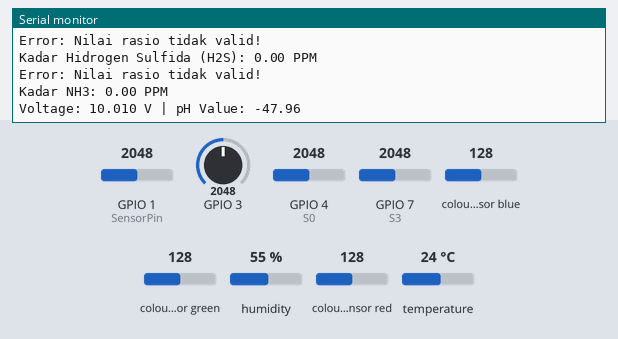
The sketch below on a simulated ESP32-S3. On the bench: the last lines printed to the serial monitor. Wiring (inferred from the names in the program): TCS3200 colour sensor: output GPIO 8; S2 GPIO 6; S3 GPIO 7; S0 GPIO 4; S1 GPIO 5. The inputs (shaded band) are chosen by the test bench; at power-on: colour sensor blue 128, humidity 55 %, GPIO 1 (SensorPin) = 2048, GPIO 3 = 2048, colour sensor green 128, temperature 24 °C, GPIO 4 (S0) = 2048, GPIO 7 (S3) = 2048, colour sensor red 128.

Above: at 1.2 s.
1.3 s: colour sensor blue set to 5
At 2.72 s:
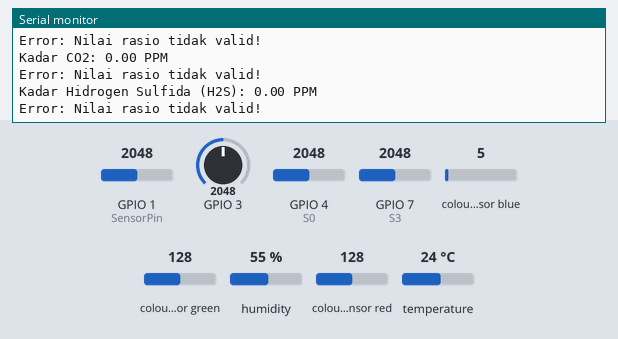
2.8 s: humidity set to 22 %
At 2.9 s:
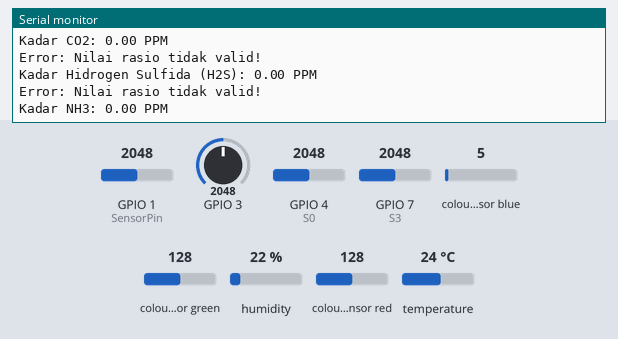
4.3 s: GPIO 1 (SensorPin) set to 2866
At 5.7 s:
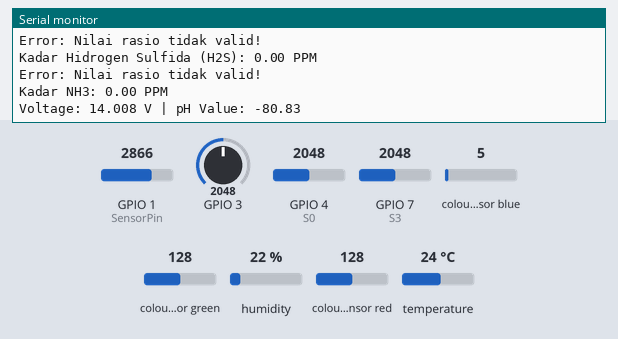
5.8 s: GPIO 3 set to 122
7.3 s: colour sensor green set to 5
At 7.78 s:
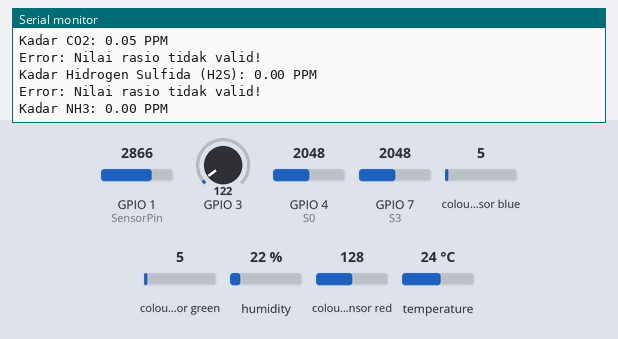
8.8 s: temperature set to 12 °C
At 11.1 s:
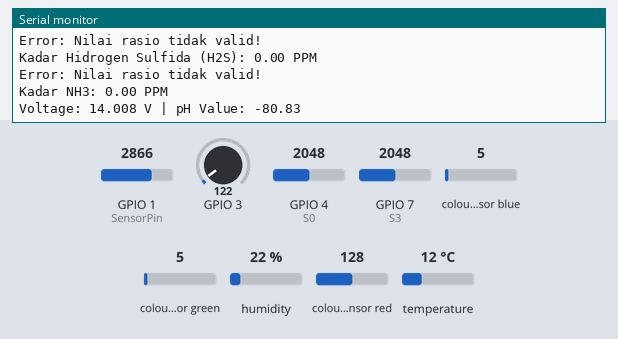
Timing chart, 0 to 11.3 s (numbered marks = the images above; inputs shaded):
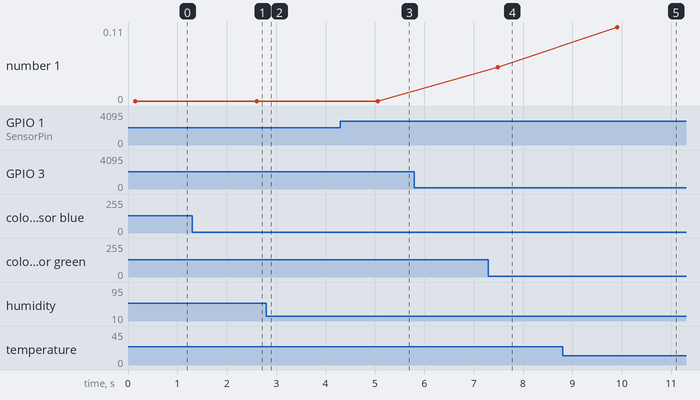

Measured:
- after the input at 1.3 s, the serial monitor: prints a new line after 1.2 s (image 1)
- after the input at 4.3 s, the serial monitor: prints a new line after 1.1 s (image 3)
- after the input at 7.3 s, the serial monitor: prints a new line after 0.13 s (image 4)
- after the input at 8.8 s, the serial monitor: prints a new line after 1.0 s (image 5)

The sketch:

KodinganAllsensor.ino
```cpp
#include <DHT.h>

// Definisi untuk sensor DHT22
#define DHTPIN 2
#define DHTTYPE DHT22
DHT dht(DHTPIN, DHTTYPE);

// Definisi untuk sensor warna TCS3200
#define S0 4
#define S1 5
#define S2 6
#define S3 7
#define sensorOut 8

// Definisi pin dan konstanta untuk sensor CH4 (MQ-4)
#define MQ4_PIN A0
#define MQ4_RL 10000.0
#define MQ4_A 2007.1
#define MQ4_B -2.186
#define MQ4_R0 1014.20

// Definisi pin dan konstanta untuk sensor CO2 (MQ-135)
#define MQ135_CO2_PIN A2
#define MQ135_CO2_RL 10000.0
#define MQ135_CO2_A 110.47
#define MQ135_CO2_B -2.862
#define MQ135_CO2_R0 11500.0

// Definisi pin dan konstanta untuk sensor H2S (MQ-136)
#define MQ136_PIN A3
#define MQ136_RL 10000.0
#define MQ136_A 100.0
#define MQ136_B -2.3
#define MQ136_R0 1533.80

// Definisi pin dan konstanta untuk sensor NH3 (MQ-135)
#define MQ135_NH3_PIN A6
#define MQ135_NH3_RL 10000.0
#define MQ135_NH3_A 0.9
#define MQ135_NH3_B -2.6
#define MQ135_NH3_R0 10200.0

// Definisi untuk sensor pH
#define phPin A9
#define SensorPin A0
#define ArrayLength 40

// Variabel untuk moving average
const int numSamples = 10;  // Jumlah sampel untuk moving average
float readingsCH4[numSamples]; // Array untuk menyimpan nilai bacaan CH4
float readingsCO2[numSamples]; // Array untuk menyimpan nilai bacaan CO2
float readingsH2S[numSamples]; // Array untuk menyimpan nilai bacaan H2S
float readingsNH3[numSamples]; // Array untuk menyimpan nilai bacaan NH3
int indexCH4 = 0;
int indexCO2 = 0;
int indexH2S = 0;
int indexNH3 = 0;

int redFrequency = 0;
int greenFrequency = 0;
int blueFrequency = 0;

float calibrationOffset = 0.00; // Nilai offset kalibrasi untuk pH
float voltage, pHValue;
int analogBuffer[ArrayLength];

void setup() {
  // Inisialisasi komunikasi serial
  Serial.begin(9600);
  Serial.println("Monitoring Gas dan pH dengan berbagai sensor...");

  // Inisialisasi DHT22
  dht.begin();

  // Inisialisasi komunikasi dengan ESP32
  Serial1.begin(115200);    // Komunikasi dengan ESP32

  // Inisialisasi pin TCS3200
  pinMode(S0, OUTPUT);
  pinMode(S1, OUTPUT);
  pinMode(S2, OUTPUT);
  pinMode(S3, OUTPUT);
  pinMode(sensorOut, INPUT);

  // Setting frekuensi prescale untuk TCS3200
  digitalWrite(S0, HIGH);
  digitalWrite(S1, LOW);

  // Inisialisasi array bacaan dengan 0
  for (int i = 0; i < numSamples; i++) {
    readingsCH4[i] = 0.0;
    readingsCO2[i] = 0.0;
    readingsH2S[i] = 0.0;
    readingsNH3[i] = 0.0;
  }

  pinMode(SensorPin, INPUT); // Inisialisasi pin untuk pH sensor
}

void loop() {
  // Membaca data dari sensor DHT22
  float h = dht.readHumidity();
  float t = dht.readTemperature();

  // Cek jika pembacaan gagal
  if (isnan(h) || isnan(t)) {
    Serial.println("Gagal membaca dari DHT sensor!");
  } else {
    Serial.print("Kelembapan: ");
    Serial.print(h);
    Serial.print(" %\t");
    Serial.print("Suhu: ");
    Serial.print(t);
    Serial.println(" *C");
  }

  // Baca warna merah
  digitalWrite(S2, LOW);
  digitalWrite(S3, LOW);
  redFrequency = pulseIn(sensorOut, LOW);

  // Baca warna hijau
  digitalWrite(S2, HIGH);
  digitalWrite(S3, HIGH);
  greenFrequency = pulseIn(sensorOut, LOW);

  // Baca warna biru
  digitalWrite(S2, LOW);
  digitalWrite(S3, HIGH);
  blueFrequency = pulseIn(sensorOut, LOW);

  // Konversi ke nilai RGB
  int redValue = map(redFrequency, 20, 500, 255, 0);
  int greenValue = map(greenFrequency, 20, 500, 255, 0);
  int blueValue = map(blueFrequency, 20, 500, 255, 0);

  // Pastikan nilai RGB tetap dalam rentang 0-255
  redValue = constrain(redValue, 0, 255);
  greenValue = constrain(greenValue, 0, 255);
  blueValue = constrain(blueValue, 0, 255);

  // Cetak hasil
  Serial.print("RGB: (");
  Serial.print(redValue);
  Serial.print(", ");
  Serial.print(greenValue);
  Serial.print(", ");
  Serial.print(blueValue);
  Serial.println(")");

  // Membaca data dari sensor CH4
  float ppmCH4 = readSensor(MQ4_PIN, MQ4_RL, MQ4_A, MQ4_B, MQ4_R0, readingsCH4, &indexCH4);
  Serial.print("Kadar Metana (CH4): ");
  Serial.print(ppmCH4, 2);
  Serial.println(" PPM");

  // Membaca data dari sensor CO2
  float ppmCO2 = readSensor(MQ135_CO2_PIN, MQ135_CO2_RL, MQ135_CO2_A, MQ135_CO2_B, MQ135_CO2_R0, readingsCO2, &indexCO2);
  Serial.print("Kadar CO2: ");
  Serial.print(ppmCO2, 2);
  Serial.println(" PPM");

  // Membaca data dari sensor H2S
  float ppmH2S = readSensor(MQ136_PIN, MQ136_RL, MQ136_A, MQ136_B, MQ136_R0, readingsH2S, &indexH2S);
  Serial.print("Kadar Hidrogen Sulfida (H2S): ");
  Serial.print(ppmH2S, 2);
  Serial.println(" PPM");

  // Membaca data dari sensor NH3
  float ppmNH3 = readSensor(MQ135_NH3_PIN, MQ135_NH3_RL, MQ135_NH3_A, MQ135_NH3_B, MQ135_NH3_R0, readingsNH3, &indexNH3);
  Serial.print("Kadar NH3: ");
  Serial.print(ppmNH3, 2);
  Serial.println(" PPM");

  // Membaca data dari sensor pH
  for (int i = 0; i < ArrayLength; i++) {
    analogBuffer[i] = analogRead(SensorPin);
    delay(5);
  }

  float avgValue = 0;
  for (int i = 0; i < ArrayLength; i++) {
    avgValue += analogBuffer[i];
  }
  avgValue /= ArrayLength;

  voltage = avgValue * (5.0 / 1023.0);
  pHValue = -8.222 * voltage + 34.345; // Formula kalibrasi

  Serial.print("Voltage: ");
  Serial.print(voltage, 3);
  Serial.print(" V | pH Value: ");
  Serial.println(pHValue, 2);

  // Buat format data untuk dikirim ke ESP32
  String data = String(t) + "," + String(h) + "," +
                String(ppmCH4) + "," + String(ppmCO2) + "," +
                String(ppmH2S) + "," + String(ppmNH3) + "," +
                String(redValue) + "," + String(greenValue) + "," + String(blueValue) + "," +
                String(pHValue);

  // Kirim data ke ESP32 melalui Serial1
  Serial1.println(data);

  // Delay 2 detik sebelum membaca lagi
  delay(2000);
}

// Fungsi untuk membaca sensor dengan moving average
float readSensor(int pin, float RL, float A, float B, float R0, float* readings, int* index) {
  int sensorValue = analogRead(pin);  // Membaca data dari sensor
  float voltage = sensorValue * (5.0 / 1023.0); // Konversi nilai ADC ke tegangan

  if (voltage == 0) {
    Serial.println("Error: Tegangan sensor 0V, cek koneksi!");
    return 0.0;
  }

  float Rs = ((5.0 - voltage) / voltage) * RL;
  float ratio = Rs / R0;

  if (ratio <= 0) {
    Serial.println("Error: Nilai rasio tidak valid!");
    return 0.0;
  }

  float ppm = A * pow(ratio, B);

  readings[*index] = ppm;
  *index = (*index + 1) % numSamples;

  float avgPPM = 0.0;
  for (int i = 0; i < numSamples; i++) {
    avgPPM += readings[i];
  }
  avgPPM /= numSamples;

  return avgPPM;
}
```
